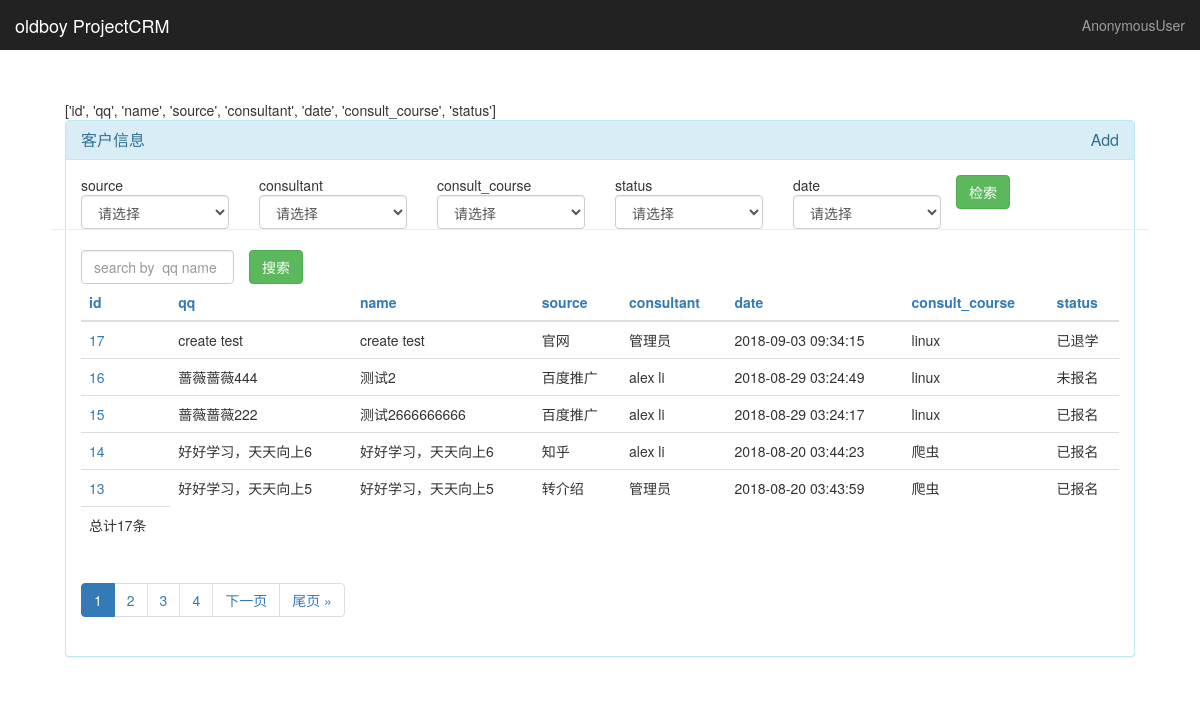
Before: /king_admin/CRM/customer/ with the older database file.
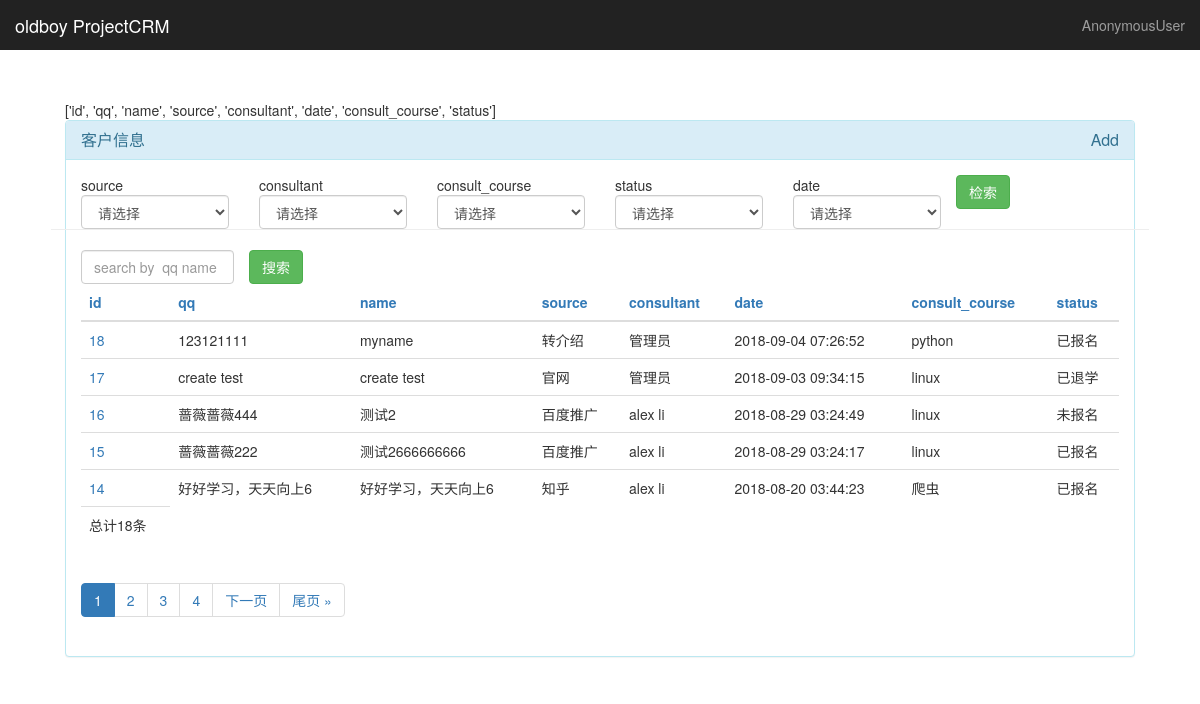
After: the same page with the newer database file.
### CRM/models.py (models this page shows, shortened)
class Customer(models.Model):
    name = models.CharField(max_length=32,blank=True,null=True)   #可以存取32个字节
    qq = models.CharField(max_length=64,unique=True)
    qq_name = models.CharField(max_length=64,blank=True,null=True)
    phone = models.CharField(max_length=64,blank=True,null=True)
    source_choices = ((0,'转介绍'),
                      (1, 'QQ群'),
                      (2, '官网'),
                      (3, '百度推广'),
                      (4, '51CTO'),
                      (5, '知乎'),
                      (6, '市场推广'),
                    )
    source = models.SmallIntegerField(choices=source_choices)
    referral_from = models.CharField(verbose_name='转介绍人qq',max_length=64,blank=True,null=True)
    consult_course = models.ForeignKey("Course",verbose_name='咨询课程',on_delete=models.CASCADE)
    content = models.TextField(verbose_name='咨询详情')
    tags = models.ManyToManyField('Tag')
    consultant = models.ForeignKey('UserProfile',on_delete=models.CASCADE)
    status_choices = ((0, '已报名'), (1, '未报名'), (2, '已退学'))
    status = models.SmallIntegerField(choices=status_choices,default=0)
    date = models.DateTimeField(auto_now_add=True)
    memo = models.TextField(blank=True,null=True)
    class Meta:
        verbose_name = "客户信息"
        verbose_name_plural = "客户信息"

class UserProfile(models.Model):
    user = models.OneToOneField(User,on_delete=models.CASCADE)
    name = models.CharField(max_length=32)
    roles = models.ManyToManyField("Role")
    def __str__(self):
        return self.name
    class Meta:
        verbose_name_plural = "账号"

class Course(models.Model):
    name = models.CharField(max_length=64,unique=True)
    price = models.PositiveSmallIntegerField()
    period = models.PositiveSmallIntegerField(verbose_name='周期(月)')
    outline = models.TextField()
    class Meta:
        verbose_name = "课程"
        verbose_name_plural = "课程"
    def __str__(self):
        return self.name

### king_admin/views.py (the view)
# urls.py: url(r'^(\w+)/(\w+)/$', views.display_table_objs,name='table_objs'),
def display_table_objs(request,app_name,table_name):
    admin_class = king_admin.enabled_admins[app_name][table_name]
    object_list,filter_conditions = table_filter(request,admin_class) #过滤都得结果
    object_list = table_seach(request,admin_class,object_list)
    object_list,orderby_key = table_sort(request,admin_class,object_list) #排序后的结果
    paginator = Paginator(object_list, admin_class.list_per_page) # Show 25 contacts per pag
    page = request.GET.get('page')
    query_sets = paginator.get_page(page)
    admin_class = king_admin.enabled_admins[app_name][table_name]
    return render(request,'king_admin/table_objs.html',{"admin_class":admin_class,
                                                        "query_sets":query_sets,
                                                        'filter_conditions':filter_conditions,
                                                        'orderby_key':orderby_key,
                                                        'previous_orderby':request.GET.get('o') or '',
                                                        "search_text":request.GET.get('_q','')
                                                        })

### king_admin/templatetags/tags.py (called while the page is built)
@register.simple_tag
def get_model_name(admin_class):
    model_name = admin_class.model._meta.verbose_name
    print(model_name)
    return model_name

### king_admin/utils.py (called while the page is built)
def table_filter(request,admin_class):
    filter_conditions = {}
    keywords = ['page','o','_q']
    for k,v in request.GET.items():
        if k in keywords:#保留的分页和排序关键字
            continue
        if v:
            filter_conditions[k] = v
    return admin_class.model.objects.filter(**filter_conditions).order_by(admin_class.ordering if admin_class.ordering \
           else '-id'),filter_conditions

def table_sort(request,admin_class,objs):
    orderby_key = request.GET.get('o')
    print(orderby_key)
    if orderby_key:
        res = objs.order_by(orderby_key)
        if orderby_key.startswith('-'):
            orderby_key = orderby_key.strip('-')
        else:
            orderby_key = '-%s' % orderby_key
    else:
        res = objs
    return res,orderby_key

def table_seach(request,admin_class,object_list):
    search_key = request.GET.get('_q','')
    q_obj = Q()
    q_obj.connector = 'OR'
    for column in admin_class.search_fields:
        q_obj.children.append(("%s__contains" % column,search_key))
    res = object_list.filter(q_obj)
    return res

### templates/king_admin/table_objs.html (shortened to what this page needs)
{% extends 'king_admin/table_index.html' %}
{% load tags %}
{% block container %}
    {{ admin_class.list_display }}
    <div class="panel panel-info">
        <div class="panel-heading">
            <h3 class="panel-title">{% get_model_name admin_class %}
            <a href="{{ request.path }}add/" class="pull-right">Add</a>
            </h3>
        </div>
        <div class="panel-body">
        <div class="row">
            <form class="" method='get'>
                {% for filter_filed in admin_class.list_filters %}
                    <div class="col-lg-2">
                        <span>{{ filter_filed }}</span>
                        {% render_filter_ele filter_filed admin_class filter_conditions %}
                    </div>
                {% endfor %}
                <button type="submit" class="btn btn-success">检索</button>
                <div class="row"><hr>
                    <div class="col-lg-2">
                        <input type="search" name='_q' value="{{ search_text }}" class="form-control" style="margin-left: 15px" placeholder="search by {% for search_filed in admin_class.search_fields %} {{ search_filed }}{% endfor %}">
                    </div>
                    <div class="col-lg-2">
                    <button type="submit" class="btn btn-success">搜索</button>
                    </div>
                </div>
            </form>
        </div>
            <table class="table table-hover">
                <thead>
                <tr>
                    {% for column in admin_class.list_display %}
                        {% build_table_header_column column orderby_key filter_conditions%}
                    {% endfor %}
                </tr>
                </thead>
                <tfoot>
                <tr>
                    <td>
                        总计{{ query_sets.paginator.count }}条
                    </td>
                </tr>
                </tfoot>
            <tbody>
                {% for obj in query_sets %}
                    <tr>
                        {% build_table_row request obj admin_class %}
                    </tr>
                {% endfor %}
            </tbody>
            </table>
        <nav>
            <ul class="pagination">
                    {% build_paginators  query_sets filter_conditions previous_orderby search_text%}
                {% if query_sets.has_next %}
                    <li class=""><a href="?page={{ query_sets.next_page_number }}">下一页</a></li>
                    <li class=""><a href="?page={{ query_sets.paginator.num_pages }}">尾页 &raquo;</a></li>
                {% endif %}
            </ul>
        </nav>
        </div>
    </div>
{% endblock %}

### templates/king_admin/table_index.html (shortened to what this page needs)
{% extends 'base.html' %}
{% load tags %}
{% block body %}
<body>
    <nav class="navbar navbar-inverse navbar-fixed-top">
      <div class="container-fluid">
        <div class="navbar-header">
          <a class="navbar-brand" href="#">oldboy ProjectCRM</a>
        </div>
        <div id="navbar" class="navbar-collapse collapse">
          <ul class="nav navbar-nav navbar-right">
            <li><a href="#">{{ request.user }}</a></li>
          </ul>
        </div>
      </div>
    </nav>
    <div class="container" style="margin:50px;width: auto">
        {% block container %}{% endblock %}
    </div>
</body>
{% endblock %}

### templates/base.html (shortened to what this page needs)
<!DOCTYPE html>
<html lang="zh-CN"><head>
    <link href="/static/css/bootstrap.css" rel="stylesheet">
    <link href="/static/css/ie10-viewport-bug-workaround.css" rel="stylesheet">
    <link href="/static/css/dashboard.css" rel="stylesheet">
  </head>
{% block body %}
{% endblock %}
</html>

### statics/css/dashboard.css (style rules this page uses)
body { padding-top: 50px; }
.navbar-fixed-top { border: 0; }

Changed rows visible on the page:
no longer on this page (row unchanged): Customer: id+qq+name "13 好好学习，天天向上5 好好学习，天天向上5 转介绍 管理员 2018-08-20 03:43:59 爬虫 已报名"
added Customer: id+qq+name "18 123121111 myname 转介绍 管理员 2018-09-04 07:26:52 python 已报名"
Other visible differences:
{{ query_sets.paginator.count }}: "17" → "18"
